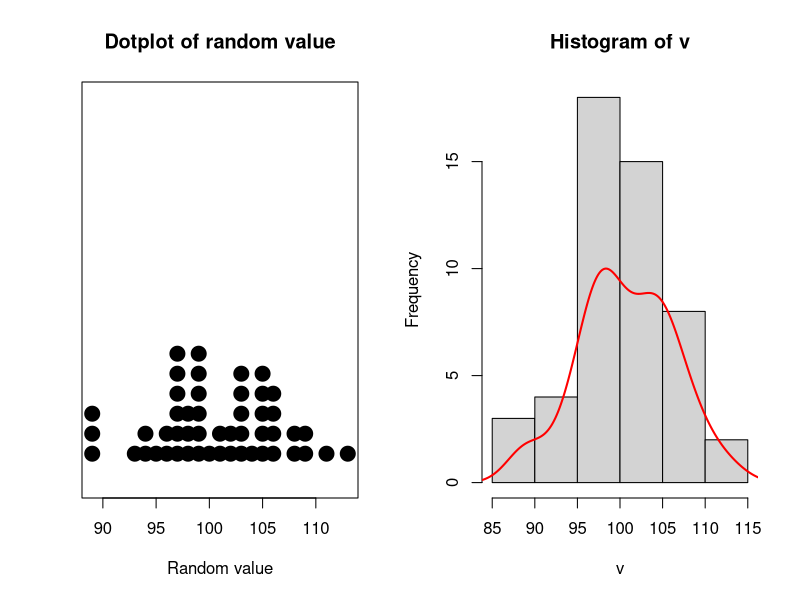
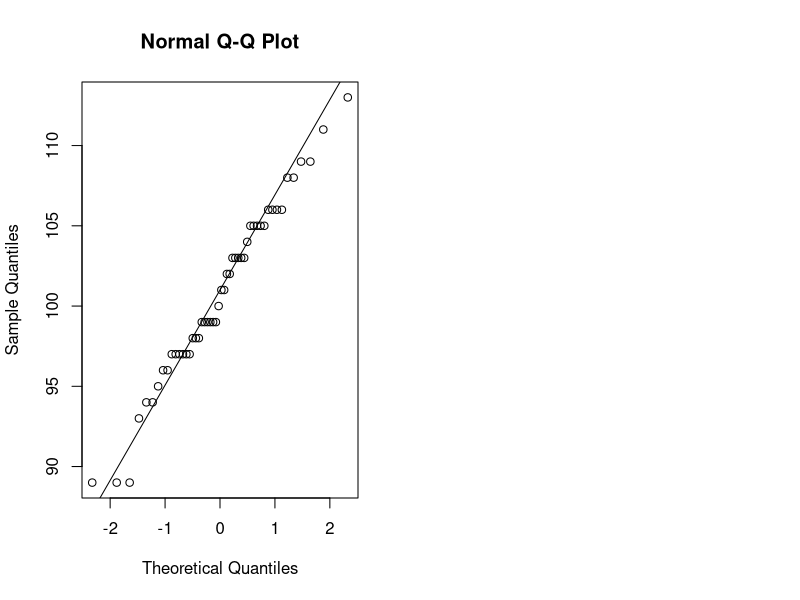
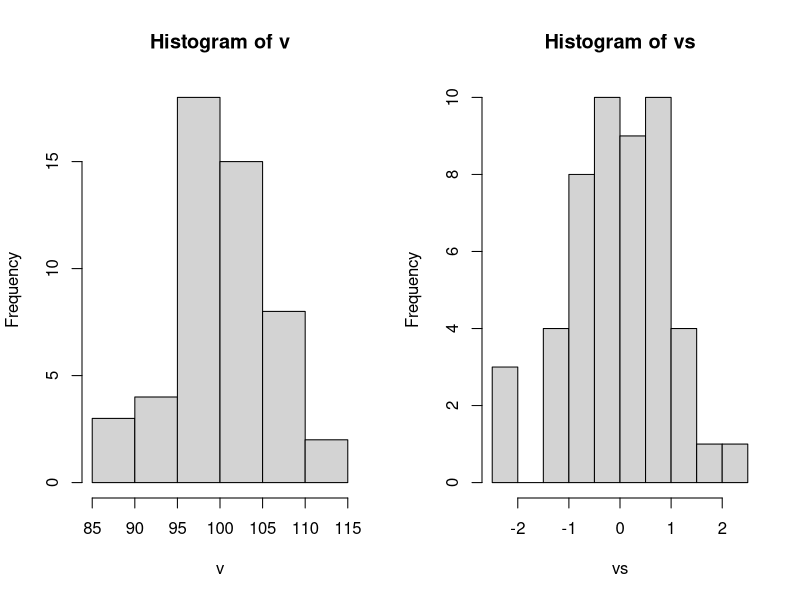

Source code (R) for these figures, in order:
## ---- chunk 1
# Calculate the probability of drawing any of the four aces
prob_to_draw_ace <- 1/52 + 1/52 + 1/52 + 1/52
## ---- chunk 2
# Calculate the probability of picking four aces in a row
prob_to_draw_four_aces <- 4/52 * 3/51 * 2/50 * 1/49
## ---- chunk 3
# sample of random integers
v <- round(rnorm(n=50, sd=5, mean=100))

par(mfrow=c(1,2))
stripchart(v, method = "stack", pch=19, cex=2, offset=.5, at=.15,
           main = "Dotplot of random value", xlab = "Random value")

hist(v)

# add density
x <- density(v)$x
y <- (10/max(density(v)$y))*density(v)$y  # scale y to plot with histogram
lines(x, y, col="red", lwd=2)
## ---- chunk 4
# QQ-plot - fit normal distibution
qqnorm(v); qqline(v)

var(v)     # variance: sd = sqrt(var)
sd(v)      # standard deviation

sd(v)/sqrt(length(v))  # standard error sd/sqrt(n)

# Z-score (standartization)
# transform distribution to mean=0, variance=1
# z = (x - mean(n))/sd
scale(v)     # z-score
vs <- scale(v)[,1]
vs

par(mfrow=c(1,2))
hist(v)
hist(vs)
## ---- chunk 5
# sample of random integers
x <- round(rnorm(n=50, sd=5, mean=100))

# Confidence interval for normal distribution with p=0.95
m <- mean(x)
s <- sd(x)
n <- length(x)
error <- qnorm(0.95)*s/sqrt(n)
confidence <- c(m-error, m+error)
confidence

# Confidence interval for t-distribution with p=0.95
a <- 5
s <- 2
n <- 20
error <- qt(0.975,df=n-1)*s/sqrt(n)
# confidence interval
c(left=a-error, right=a+error)
